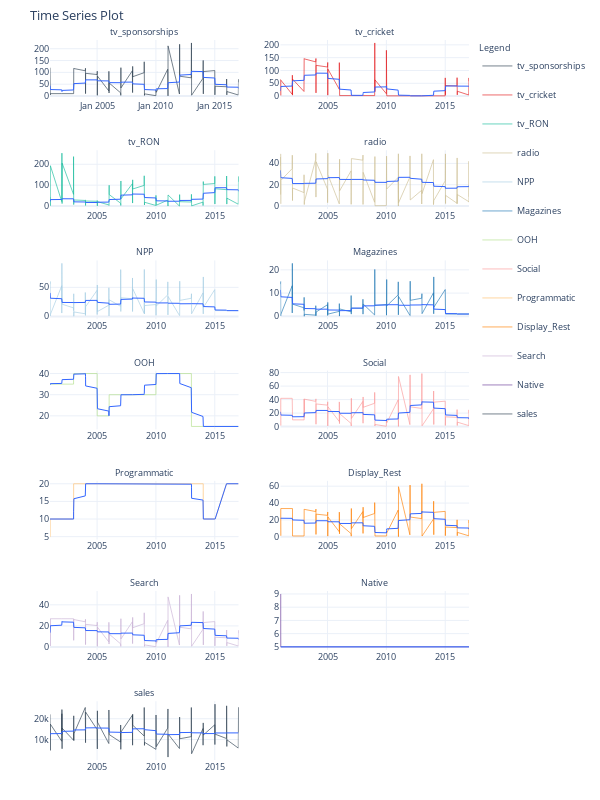

The notebook cell saved with this chart:
### Code cell
raw_df.melt(
    id_vars=['Time'],
    value_vars=['tv_sponsorships','tv_cricket','tv_RON',
    'radio','NPP','Magazines','OOH','Social','Programmatic','Display_Rest','Search','Native','sales']
) \
    .groupby('variable') \
        .plot_timeseries(
            'Time', 'value',
            color_column='variable',
            facet_ncol = 2,
            width = 600,
            height = 800,
            legend_show = True
        )

### Figure 1 — Plotly figure (JSON) as saved in the notebook; plotly's stock layout.template omitted (floating-point values rounded to 4 significant figures; data arrays with more than 128 entries replaced by an {"elided": "..."} marker saying what was removed)
{"data": [{"hoverlabel": {"font": {"size": 8.8}}, "legendgroup": "tv_sponsorships", "line": {"color": "rgba(44, 62, 80, 1.0)", "width": 0.65}, "mode": "lines", "name": "tv_sponsorships", "type": "scatter", "x": {"elided": "200 str values"}, "xaxis": "x", "y": {"elided": "200 float values"}, "yaxis": "y"}, {"hoverlabel": {"font": {"size": 8.8}}, "line": {"color": "rgba(51, 102, 255, 1.0)", "width": 1}, "mode": "lines", "name": "Smoother", "showlegend": false, "type": "scatter", "x": {"elided": "200 str values"}, "xaxis": "x", "y": {"elided": "200 float values"}, "yaxis": "y"}, {"hoverlabel": {"font": {"size": 8.8}}, "legendgroup": "tv_cricket", "line": {"color": "rgba(227, 26, 28, 1.0)", "width": 0.65}, "mode": "lines", "name": "tv_cricket", "type": "scatter", "x": {"elided": "200 str values"}, "xaxis": "x2", "y": {"elided": "200 float values"}, "yaxis": "y2"}, {"hoverlabel": {"font": {"size": 8.8}}, "line": {"color": "rgba(51, 102, 255, 1.0)", "width": 1}, "mode": "lines", "name": "Smoother", "showlegend": false, "type": "scatter", "x": {"elided": "200 str values"}, "xaxis": "x2", "y": {"elided": "200 float values"}, "yaxis": "y2"}, {"hoverlabel": {"font": {"size": 8.8}}, "legendgroup": "tv_RON", "line": {"color": "rgba(24, 188, 156, 1.0)", "width": 0.65}, "mode": "lines", "name": "tv_RON", "type": "scatter", "x": {"elided": "200 str values"}, "xaxis": "x3", "y": {"elided": "200 float values"}, "yaxis": "y3"}, {"hoverlabel": {"font": {"size": 8.8}}, "line": {"color": "rgba(51, 102, 255, 1.0)", "width": 1}, "mode": "lines", "name": "Smoother", "showlegend": false, "type": "scatter", "x": {"elided": "200 str values"}, "xaxis": "x3", "y": {"elided": "200 float values"}, "yaxis": "y3"}, {"hoverlabel": {"font": {"size": 8.8}}, "legendgroup": "radio", "line": {"color": "rgba(204, 190, 147, 1.0)", "width": 0.65}, "mode": "lines", "name": "radio", "type": "scatter", "x": {"elided": "200 str values"}, "xaxis": "x4", "y": {"elided": "200 float values"}, "yaxis": "y4"}, {"hoverlabel": {"font": {"size": 8.8}}, "line": {"color": "rgba(51, 102, 255, 1.0)", "width": 1}, "mode": "lines", "name": "Smoother", "showlegend": false, "type": "scatter", "x": {"elided": "200 str values"}, "xaxis": "x4", "y": {"elided": "200 float values"}, "yaxis": "y4"}, {"hoverlabel": {"font": {"size": 8.8}}, "legendgroup": "NPP", "line": {"color": "rgba(166, 206, 227, 1.0)", "width": 0.65}, "mode": "lines", "name": "NPP", "type": "scatter", "x": {"elided": "200 str values"}, "xaxis": "x5", "y": {"elided": "200 float values"}, "yaxis": "y5"}, {"hoverlabel": {"font": {"size": 8.8}}, "line": {"color": "rgba(51, 102, 255, 1.0)", "width": 1}, "mode": "lines", "name": "Smoother", "showlegend": false, "type": "scatter", "x": {"elided": "200 str values"}, "xaxis": "x5", "y": {"elided": "200 float values"}, "yaxis": "y5"}, {"hoverlabel": {"font": {"size": 8.8}}, "legendgroup": "Magazines", "line": {"color": "rgba(31, 120, 180, 1.0)", "width": 0.65}, "mode": "lines", "name": "Magazines", "type": "scatter", "x": {"elided": "200 str values"}, "xaxis": "x6", "y": {"elided": "200 float values"}, "yaxis": "y6"}, {"hoverlabel": {"font": {"size": 8.8}}, "line": {"color": "rgba(51, 102, 255, 1.0)", "width": 1}, "mode": "lines", "name": "Smoother", "showlegend": false, "type": "scatter", "x": {"elided": "200 str values"}, "xaxis": "x6", "y": {"elided": "200 float values"}, "yaxis": "y6"}, {"hoverlabel": {"font": {"size": 8.8}}, "legendgroup": "OOH", "line": {"color": "rgba(178, 223, 138, 1.0)", "width": 0.65}, "mode": "lines", "name": "OOH", "type": "scatter", "x": {"elided": "200 str values"}, "xaxis": "x7", "y": {"elided": "200 float values"}, "yaxis": "y7"}, {"hoverlabel": {"font": {"size": 8.8}}, "line": {"color": "rgba(51, 102, 255, 1.0)", "width": 1}, "mode": "lines", "name": "Smoother", "showlegend": false, "type": "scatter", "x": {"elided": "200 str values"}, "xaxis": "x7", "y": {"elided": "200 float values"}, "yaxis": "y7"}, {"hoverlabel": {"font": {"size": 8.8}}, "legendgroup": "Social", "line": {"color": "rgba(251, 154, 153, 1.0)", "width": 0.65}, "mode": "lines", "name": "Social", "type": "scatter", "x": {"elided": "200 str values"}, "xaxis": "x8", "y": {"elided": "200 float values"}, "yaxis": "y8"}, {"hoverlabel": {"font": {"size": 8.8}}, "line": {"color": "rgba(51, 102, 255, 1.0)", "width": 1}, "mode": "lines", "name": "Smoother", "showlegend": false, "type": "scatter", "x": {"elided": "200 str values"}, "xaxis": "x8", "y": {"elided": "200 float values"}, "yaxis": "y8"}, {"hoverlabel": {"font": {"size": 8.8}}, "legendgroup": "Programmatic", "line": {"color": "rgba(253, 191, 111, 1.0)", "width": 0.65}, "mode": "lines", "name": "Programmatic", "type": "scatter", "x": {"elided": "200 str values"}, "xaxis": "x9", "y": {"elided": "200 float values"}, "yaxis": "y9"}, {"hoverlabel": {"font": {"size": 8.8}}, "line": {"color": "rgba(51, 102, 255, 1.0)", "width": 1}, "mode": "lines", "name": "Smoother", "showlegend": false, "type": "scatter", "x": {"elided": "200 str values"}, "xaxis": "x9", "y": {"elided": "200 float values"}, "yaxis": "y9"}, {"hoverlabel": {"font": {"size": 8.8}}, "legendgroup": "Display_Rest", "line": {"color": "rgba(255, 127, 0, 1.0)", "width": 0.65}, "mode": "lines", "name": "Display_Rest", "type": "scatter", "x": {"elided": "200 str values"}, "xaxis": "x10", "y": {"elided": "200 float values"}, "yaxis": "y10"}, {"hoverlabel": {"font": {"size": 8.8}}, "line": {"color": "rgba(51, 102, 255, 1.0)", "width": 1}, "mode": "lines", "name": "Smoother", "showlegend": false, "type": "scatter", "x": {"elided": "200 str values"}, "xaxis": "x10", "y": {"elided": "200 float values"}, "yaxis": "y10"}, {"hoverlabel": {"font": {"size": 8.8}}, "legendgroup": "Search", "line": {"color": "rgba(202, 178, 214, 1.0)", "width": 0.65}, "mode": "lines", "name": "Search", "type": "scatter", "x": {"elided": "200 str values"}, "xaxis": "x11", "y": {"elided": "200 float values"}, "yaxis": "y11"}, {"hoverlabel": {"font": {"size": 8.8}}, "line": {"color": "rgba(51, 102, 255, 1.0)", "width": 1}, "mode": "lines", "name": "Smoother", "showlegend": false, "type": "scatter", "x": {"elided": "200 str values"}, "xaxis": "x11", "y": {"elided": "200 float values"}, "yaxis": "y11"}, {"hoverlabel": {"font": {"size": 8.8}}, "legendgroup": "Native", "line": {"color": "rgba(106, 61, 154, 1.0)", "width": 0.65}, "mode": "lines", "name": "Native", "type": "scatter", "x": {"elided": "200 str values"}, "xaxis": "x12", "y": {"elided": "200 float values"}, "yaxis": "y12"}, {"hoverlabel": {"font": {"size": 8.8}}, "line": {"color": "rgba(51, 102, 255, 1.0)", "width": 1}, "mode": "lines", "name": "Smoother", "showlegend": false, "type": "scatter", "x": {"elided": "200 str values"}, "xaxis": "x12", "y": {"elided": "200 float values"}, "yaxis": "y12"}, {"hoverlabel": {"font": {"size": 8.8}}, "legendgroup": "sales", "line": {"color": "rgba(44, 62, 80, 1.0)", "width": 0.65}, "mode": "lines", "name": "sales", "type": "scatter", "x": {"elided": "200 str values"}, "xaxis": "x13", "y": {"elided": "200 float values"}, "yaxis": "y13"}, {"hoverlabel": {"font": {"size": 8.8}}, "line": {"color": "rgba(51, 102, 255, 1.0)", "width": 1}, "mode": "lines", "name": "Smoother", "showlegend": false, "type": "scatter", "x": {"elided": "200 str values"}, "xaxis": "x13", "y": {"elided": "200 float values"}, "yaxis": "y13"}], "layout": {"annotations": [{"font": {"size": 8.8}, "showarrow": false, "text": "tv_sponsorships", "x": 0.225, "xanchor": "center", "xref": "paper", "y": 1.0, "yanchor": "bottom", "yref": "paper"}, {"font": {"size": 8.8}, "showarrow": false, "text": "tv_cricket", "x": 0.775, "xanchor": "center", "xref": "paper", "y": 1.0, "yanchor": "bottom", "yref": "paper"}, {"font": {"size": 8.8}, "showarrow": false, "text": "tv_RON", "x": 0.225, "xanchor": "center", "xref": "paper", "y": 0.8469, "yanchor": "bottom", "yref": "paper"}, {"font": {"size": 8.8}, "showarrow": false, "text": "radio", "x": 0.775, "xanchor": "center", "xref": "paper", "y": 0.8469, "yanchor": "bottom", "yref": "paper"}, {"font": {"size": 8.8}, "showarrow": false, "text": "NPP", "x": 0.225, "xanchor": "center", "xref": "paper", "y": 0.6939, "yanchor": "bottom", "yref": "paper"}, {"font": {"size": 8.8}, "showarrow": false, "text": "Magazines", "x": 0.775, "xanchor": "center", "xref": "paper", "y": 0.6939, "yanchor": "bottom", "yref": "paper"}, {"font": {"size": 8.8}, "showarrow": false, "text": "OOH", "x": 0.225, "xanchor": "center", "xref": "paper", "y": 0.5408, "yanchor": "bottom", "yref": "paper"}, {"font": {"size": 8.8}, "showarrow": false, "text": "Social", "x": 0.775, "xanchor": "center", "xref": "paper", "y": 0.5408, "yanchor": "bottom", "yref": "paper"}, {"font": {"size": 8.8}, "showarrow": false, "text": "Programmatic", "x": 0.225, "xanchor": "center", "xref": "paper", "y": 0.3878, "yanchor": "bottom", "yref": "paper"}, {"font": {"size": 8.8}, "showarrow": false, "text": "Display_Rest", "x": 0.775, "xanchor": "center", "xref": "paper", "y": 0.3878, "yanchor": "bottom", "yref": "paper"}, {"font": {"size": 8.8}, "showarrow": false, "text": "Search", "x": 0.225, "xanchor": "center", "xref": "paper", "y": 0.2347, "yanchor": "bottom", "yref": "paper"}, {"font": {"size": 8.8}, "showarrow": false, "text": "Native", "x": 0.775, "xanchor": "center", "xref": "paper", "y": 0.2347, "yanchor": "bottom", "yref": "paper"}, {"font": {"size": 8.8}, "showarrow": false, "text": "sales", "x": 0.225, "xanchor": "center", "xref": "paper", "y": 0.08163, "yanchor": "bottom", "yref": "paper"}], "autosize": true, "font": {"size": 11}, "height": 800, "legend": {"font": {"size": 8.8}, "title": {"font": {"size": 8.8}, "text": "Legend"}}, "margin": {"b": 40, "l": 10, "r": 10, "t": 40}, "title": {"font": {"size": 13.2}, "text": "Time Series Plot"}, "width": 600, "xaxis": {"anchor": "y", "domain": [0, 0.45], "showticklabels": true, "tickfont": {"size": 8.8}, "tickformat": "%b %Y", "title": {"text": ""}, "visible": true}, "xaxis10": {"anchor": "y10", "domain": [0.55, 1], "showticklabels": true, "tickfont": {"size": 8.8}, "visible": true}, "xaxis11": {"anchor": "y11", "domain": [0, 0.45], "showticklabels": true, "tickfont": {"size": 8.8}, "visible": true}, "xaxis12": {"anchor": "y12", "domain": [0.55, 1], "showticklabels": true, "tickfont": {"size": 8.8}, "visible": true}, "xaxis13": {"anchor": "y13", "domain": [0, 0.45], "showticklabels": true, "tickfont": {"size": 8.8}, "visible": true}, "xaxis14": {"anchor": "y14", "domain": [0.55, 1], "showticklabels": true, "tickfont": {"size": 8.8}, "visible": true}, "xaxis2": {"anchor": "y2", "domain": [0.55, 1], "showticklabels": true, "tickfont": {"size": 8.8}, "visible": true}, "xaxis3": {"anchor": "y3", "domain": [0, 0.45], "showticklabels": true, "tickfont": {"size": 8.8}, "visible": true}, "xaxis4": {"anchor": "y4", "domain": [0.55, 1], "showticklabels": true, "tickfont": {"size": 8.8}, "visible": true}, "xaxis5": {"anchor": "y5", "domain": [0, 0.45], "showticklabels": true, "tickfont": {"size": 8.8}, "visible": true}, "xaxis6": {"anchor": "y6", "domain": [0.55, 1], "showticklabels": true, "tickfont": {"size": 8.8}, "visible": true}, "xaxis7": {"anchor": "y7", "domain": [0, 0.45], "showticklabels": true, "tickfont": {"size": 8.8}, "visible": true}, "xaxis8": {"anchor": "y8", "domain": [0.55, 1], "showticklabels": true, "tickfont": {"size": 8.8}, "visible": true}, "xaxis9": {"anchor": "y9", "domain": [0, 0.45], "showticklabels": true, "tickfont": {"size": 8.8}, "visible": true}, "yaxis": {"anchor": "x", "domain": [0.9184, 1.0], "tickfont": {"size": 8.8}, "title": {"text": ""}}, "yaxis10": {"anchor": "x10", "domain": [0.3061, 0.3878], "tickfont": {"size": 8.8}}, "yaxis11": {"anchor": "x11", "domain": [0.1531, 0.2347], "tickfont": {"size": 8.8}}, "yaxis12": {"anchor": "x12", "domain": [0.1531, 0.2347], "tickfont": {"size": 8.8}}, "yaxis13": {"anchor": "x13", "domain": [0, 0.08163], "tickfont": {"size": 8.8}}, "yaxis14": {"anchor": "x14", "domain": [0, 0.08163], "tickfont": {"size": 8.8}}, "yaxis2": {"anchor": "x2", "domain": [0.9184, 1.0], "tickfont": {"size": 8.8}}, "yaxis3": {"anchor": "x3", "domain": [0.7653, 0.8469], "tickfont": {"size": 8.8}}, "yaxis4": {"anchor": "x4", "domain": [0.7653, 0.8469], "tickfont": {"size": 8.8}}, "yaxis5": {"anchor": "x5", "domain": [0.6122, 0.6939], "tickfont": {"size": 8.8}}, "yaxis6": {"anchor": "x6", "domain": [0.6122, 0.6939], "tickfont": {"size": 8.8}}, "yaxis7": {"anchor": "x7", "domain": [0.4592, 0.5408], "tickfont": {"size": 8.8}}, "yaxis8": {"anchor": "x8", "domain": [0.4592, 0.5408], "tickfont": {"size": 8.8}}, "yaxis9": {"anchor": "x9", "domain": [0.3061, 0.3878], "tickfont": {"size": 8.8}}}}
